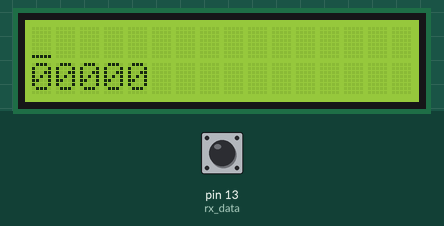
Simulated run of this sketch. Board: Arduino Uno, built with avr-gcc and run on an emulated ATmega328P. On the bench: 16×2 character LCD. The inputs (shaded band) are chosen by the test bench; at power-on: pin 13 (rx_data) LOW.

Above: at 1.2 s.
1.3 s: pin 13 (rx_data) driven HIGH
At 1.77 s:
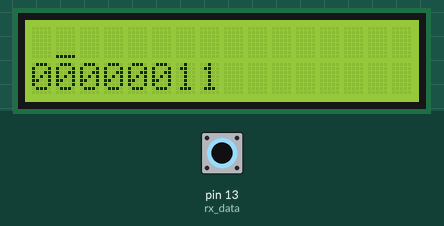
3.7 s: pin 13 (rx_data) driven LOW
At 3.99 s:
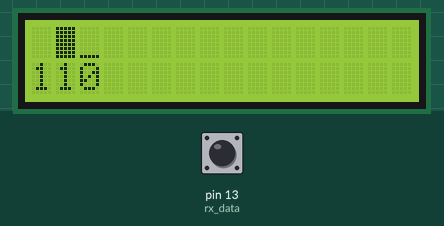
6.7 s: pin 13 (rx_data) driven HIGH
At 6.82 s:
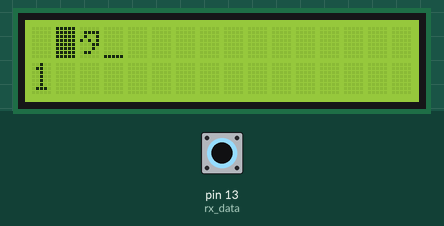
9.7 s: pin 13 (rx_data) driven LOW
At 9.85 s:
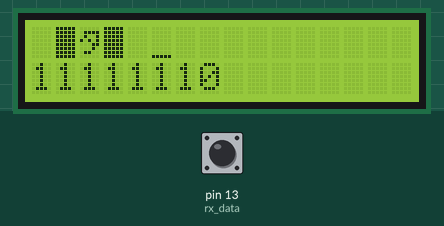
11.8 s: pin 13 (rx_data) driven HIGH
At 13.09 s:
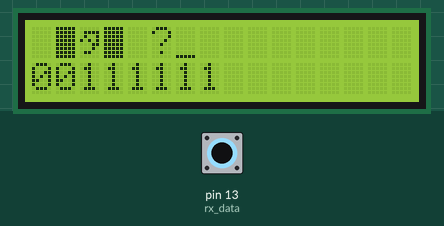
14.8 s: pin 13 (rx_data) pulsed LOW 2 times (0.12 s each, 0.3 s apart)
At 14.91 s:
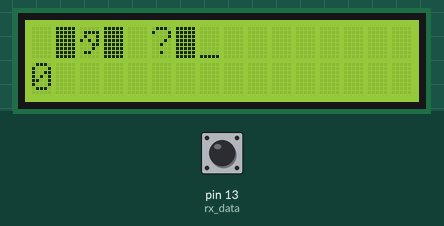

The sketch:

PrincipioComunicacaoSerial.ino
```cpp
/* ========================================================================================================

   Este código é copiado do professor e tem a função de criar um recpetor para o transmissor serial criado na última aula. O protocolo utilizado é serial e a forma como ocorrerá a comu-
   nicação foi criada pelo professor, definindo o tempo e as configurações necessárias para o transmisso e receptor conversarem.


   Recepção de Dados com Arduino


   Autor: Eng. Wagner Rambo  Data: Outubro de 2018

   www.wrkits.com.br | facebook.com/wrkits | youtube.com/user/canalwrkits


   Objetivo: Receber pacotes de 8 bits por NRZ

   NRZ none return to zero encoding
       ___         _____
   ___|   |_______|     |_____ . . .
    0   1   0 0 0   1 1   0 0


======================================================================================================== */


// ========================================================================================================
// --- Bibliotecas Auxiliares ---
#include <LiquidCrystal.h>


// ========================================================================================================
// --- Mapeamento de Hardware ---
#define   rx_data   13


// ========================================================================================================
// --- Constantes e Objetos ---
const int rs = 12, en = 11, d4 = 5, d5 = 4, d6 = 3, d7 = 2;
LiquidCrystal lcd(rs, en, d4, d5, d6, d7);


// ========================================================================================================
// --- Variáveis Globais ---
char message[16];
byte rx_byte = 0;
int bit_pos = 0;


// ========================================================================================================
// --- Configurações Iniciais ---
void setup()
{

  pinMode(rx_data, INPUT);

  strcpy(message, "");
  lcd.begin(16,2);


} //end setup


// ========================================================================================================
// --- Loop Infinito ---
void loop()
{
   delay(200);
   bool rx_bit = digitalRead(rx_data);

   if(bit_pos == 8)
   {
     rx_byte = 0x00;
     bit_pos = 0x00;

   } //end if bit_pos

   if(rx_bit)
   {
     rx_byte |= (0x80 >> bit_pos);

   } //end rx_bit

   bit_pos += 0x01;

   if(bit_pos == 8)
   {
     strncat(message, &rx_byte, 1);

   } //end if bit_pos


   lcd.setCursor(0,0);
   lcd.print(message);
   lcd.setCursor(0,1);

   for(int i=0; i<8; i+=1)
   {
     if(i < bit_pos)
     {
       lcd.print(rx_byte & (0x80 >> i) ? "1" : "0");

     } //end if aninhado
     else
     {
       lcd.print(" ");

     } //end else aninhado

   } //end for

   lcd.setCursor(strlen(message), 0);
   lcd.cursor();


} //end loop
```

Measured:
- after the input at 9.7 s, the display: changes after 0.06 s (image 4)
